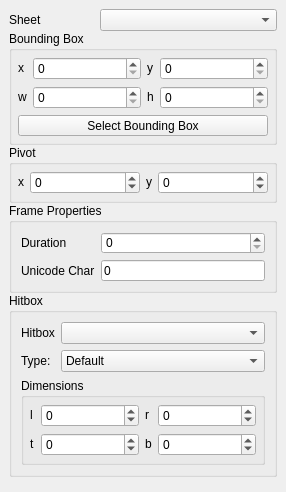
     <widget class="QWidget" name="framePage">
      <property name="geometry">
       <rect>
        <x>0</x>
        <y>0</y>
        <width>286</width>
        <height>492</height>
       </rect>
      </property>
      <attribute name="label">
       <string>Frames (0 of 0, ID: 0)</string>
      </attribute>
      <layout class="QVBoxLayout" name="verticalLayout_2">
       <property name="leftMargin">
        <number>9</number>
       </property>
       <property name="topMargin">
        <number>9</number>
       </property>
       <property name="rightMargin">
        <number>9</number>
       </property>
       <property name="bottomMargin">
        <number>9</number>
       </property>
       <item>
        <widget class="QStackedWidget" name="frameWidget">
         <property name="currentIndex">
          <number>0</number>
         </property>
         <widget class="QWidget" name="sprFramePage">
          <layout class="QFormLayout" name="formLayout">
           <property name="leftMargin">
            <number>0</number>
           </property>
           <property name="topMargin">
            <number>0</number>
           </property>
           <property name="rightMargin">
            <number>0</number>
           </property>
           <property name="bottomMargin">
            <number>0</number>
           </property>
           <item row="0" column="0" colspan="2">
            <layout class="QGridLayout" name="gridLayout_2">
             <property name="bottomMargin">
              <number>6</number>
             </property>
             <property name="horizontalSpacing">
              <number>6</number>
             </property>
             <property name="verticalSpacing">
              <number>0</number>
             </property>
             <item row="0" column="0">
              <widget class="QLabel" name="label_6">
               <property name="text">
                <string>Sheet</string>
               </property>
              </widget>
             </item>
             <item row="5" column="0" colspan="3">
              <widget class="QGroupBox" name="groupBox_5">
               <property name="title">
                <string>Hitbox</string>
               </property>
               <layout class="QGridLayout" name="gridLayout_9">
                <item row="0" column="0">
                 <widget class="QLabel" name="label_10">
                  <property name="sizePolicy">
                   <sizepolicy hsizetype="Fixed" vsizetype="Fixed">
                    <horstretch>0</horstretch>
                    <verstretch>0</verstretch>
                   </sizepolicy>
                  </property>
                  <property name="text">
                   <string>Hitbox</string>
                  </property>
                 </widget>
                </item>
                <item row="2" column="0" colspan="2">
                 <widget class="QGroupBox" name="groupBox_6">
                  <property name="title">
                   <string>Dimensions</string>
                  </property>
                  <layout class="QGridLayout" name="gridLayout_8">
                   <property name="leftMargin">
                    <number>6</number>
                   </property>
                   <property name="topMargin">
                    <number>6</number>
                   </property>
                   <property name="rightMargin">
                    <number>6</number>
                   </property>
                   <property name="bottomMargin">
                    <number>6</number>
                   </property>
                   <item row="1" column="0">
                    <widget class="QLabel" name="label_13">
                     <property name="sizePolicy">
                      <sizepolicy hsizetype="Fixed" vsizetype="Fixed">
                       <horstretch>0</horstretch>
                       <verstretch>0</verstretch>
                      </sizepolicy>
                     </property>
                     <property name="text">
                      <string>l</string>
                     </property>
                    </widget>
                   </item>
                   <item row="1" column="2">
                    <widget class="QLabel" name="label_14">
                     <property name="sizePolicy">
                      <sizepolicy hsizetype="Fixed" vsizetype="Fixed">
                       <horstretch>0</horstretch>
                       <verstretch>0</verstretch>
                      </sizepolicy>
                     </property>
                     <property name="text">
                      <string>r</string>
                     </property>
                    </widget>
                   </item>
                   <item row="1" column="1">
                    <widget class="QSpinBox" name="hitboxL">
                     <property name="toolTip">
                      <string>&lt;html&gt;&lt;head/&gt;&lt;body&gt;&lt;p&gt;How far left the hitbox extends (negative values mean further left of center, positive values mean further right from center)&lt;/p&gt;&lt;/body&gt;&lt;/html&gt;</string>
                     </property>
                     <property name="minimum">
                      <number>-32768</number>
                     </property>
                     <property name="maximum">
                      <number>32767</number>
                     </property>
                    </widget>
                   </item>
                   <item row="2" column="3">
                    <widget class="QSpinBox" name="hitboxB">
                     <property name="toolTip">
                      <string>&lt;html&gt;&lt;head/&gt;&lt;body&gt;&lt;p&gt;How far down the hitbox extends (negative values mean further up from center, positive values mean further down from center)&lt;/p&gt;&lt;/body&gt;&lt;/html&gt;</string>
                     </property>
                     <property name="minimum">
                      <number>-32768</number>
                     </property>
                     <property name="maximum">
                      <number>32767</number>
                     </property>
                    </widget>
                   </item>
                   <item row="2" column="2">
                    <widget class="QLabel" name="label_11">
                     <property name="sizePolicy">
                      <sizepolicy hsizetype="Fixed" vsizetype="Fixed">
                       <horstretch>0</horstretch>
                       <verstretch>0</verstretch>
                      </sizepolicy>
                     </property>
                     <property name="text">
                      <string>b</string>
                     </property>
                    </widget>
                   </item>
                   <item row="2" column="1">
                    <widget class="QSpinBox" name="hitboxT">
                     <property name="toolTip">
                      <string>&lt;html&gt;&lt;head/&gt;&lt;body&gt;&lt;p&gt;How far up the hitbox extends (negative values mean further up from center, positive values mean further down from center)&lt;/p&gt;&lt;/body&gt;&lt;/html&gt;</string>
                     </property>
                     <property name="minimum">
                      <number>-32768</number>
                     </property>
                     <property name="maximum">
                      <number>32767</number>
                     </property>
                    </widget>
                   </item>
                   <item row="1" column="3">
                    <widget class="QSpinBox" name="hitboxR">
                     <property name="toolTip">
                      <string>&lt;html&gt;&lt;head/&gt;&lt;body&gt;&lt;p&gt;How far right the hitbox extends (negative values mean further left of center, positive values mean further right from center)&lt;/p&gt;&lt;/body&gt;&lt;/html&gt;</string>
                     </property>
                     <property name="minimum">
                      <number>-32768</number>
                     </property>
                     <property name="maximum">
                      <number>32767</number>
                     </property>
                    </widget>
                   </item>
                   <item row="2" column="0">
                    <widget class="QLabel" name="label_12">
                     <property name="sizePolicy">
                      <sizepolicy hsizetype="Fixed" vsizetype="Fixed">
                       <horstretch>0</horstretch>
                       <verstretch>0</verstretch>
                      </sizepolicy>
                     </property>
                     <property name="text">
                      <string>t</string>
                     </property>
                    </widget>
                   </item>
                  </layout>
                 </widget>
                </item>
                <item row="0" column="1">
                 <widget class="QComboBox" name="hitboxType">
                  <property name="toolTip">
                   <string>Displayed Hitbox</string>
                  </property>
                 </widget>
                </item>
                <item row="1" column="0">
                 <widget class="QLabel" name="label_20">
                  <property name="text">
                   <string>Type:</string>
                  </property>
                 </widget>
                </item>
                <item row="1" column="1">
                 <widget class="QComboBox" name="hitboxID">
                  <item>
                   <property name="text">
                    <string>Default</string>
                   </property>
                  </item>
                 </widget>
                </item>
               </layout>
              </widget>
             </item>
             <item row="3" column="0" colspan="3">
              <widget class="QGroupBox" name="groupBox_3">
               <property name="title">
                <string>Pivot</string>
               </property>
               <layout class="QGridLayout" name="gridLayout_5">
                <property name="leftMargin">
                 <number>6</number>
                </property>
                <property name="topMargin">
                 <number>6</number>
                </property>
                <property name="rightMargin">
                 <number>6</number>
                </property>
                <property name="bottomMargin">
                 <number>6</number>
                </property>
                <item row="2" column="3">
                 <widget class="QSpinBox" name="offsetY">
                  <property name="toolTip">
                   <string>How far to offset the sprite vertically</string>
                  </property>
                  <property name="minimum">
                   <number>-32768</number>
                  </property>
                  <property name="maximum">
                   <number>32767</number>
                  </property>
                 </widget>
                </item>
                <item row="2" column="2">
                 <widget class="QLabel" name="label_9">
                  <property name="sizePolicy">
                   <sizepolicy hsizetype="Fixed" vsizetype="Fixed">
                    <horstretch>0</horstretch>
                    <verstretch>0</verstretch>
                   </sizepolicy>
                  </property>
                  <property name="text">
                   <string>y</string>
                  </property>
                 </widget>
                </item>
                <item row="2" column="0">
                 <widget class="QLabel" name="label_8">
                  <property name="sizePolicy">
                   <sizepolicy hsizetype="Fixed" vsizetype="Fixed">
                    <horstretch>0</horstretch>
                    <verstretch>0</verstretch>
                   </sizepolicy>
                  </property>
                  <property name="text">
                   <string>x</string>
                  </property>
                 </widget>
                </item>
                <item row="2" column="1">
                 <widget class="QSpinBox" name="offsetX">
                  <property name="toolTip">
                   <string>How far to offset the sprite horizontally</string>
                  </property>
                  <property name="minimum">
                   <number>-32768</number>
                  </property>
                  <property name="maximum">
                   <number>32767</number>
                  </property>
                 </widget>
                </item>
               </layout>
              </widget>
             </item>
             <item row="2" column="0" colspan="3">
              <widget class="QGroupBox" name="groupBox_2">
               <property name="title">
                <string>Bounding Box</string>
               </property>
               <layout class="QGridLayout" name="gridLayout_4">
                <property name="leftMargin">
                 <number>6</number>
                </property>
                <property name="topMargin">
                 <number>6</number>
                </property>
                <property name="rightMargin">
                 <number>6</number>
                </property>
                <property name="bottomMargin">
                 <number>6</number>
                </property>
                <item row="0" column="0">
                 <widget class="QLabel" name="label_2">
                  <property name="sizePolicy">
                   <sizepolicy hsizetype="Fixed" vsizetype="Fixed">
                    <horstretch>0</horstretch>
                    <verstretch>0</verstretch>
                   </sizepolicy>
                  </property>
                  <property name="text">
                   <string>x</string>
                  </property>
                 </widget>
                </item>
                <item row="2" column="0" colspan="4">
                 <widget class="QToolButton" name="selBoundBox">
                  <property name="sizePolicy">
                   <sizepolicy hsizetype="Preferred" vsizetype="Fixed">
                    <horstretch>0</horstretch>
                    <verstretch>0</verstretch>
                   </sizepolicy>
                  </property>
                  <property name="text">
                   <string>Select Bounding Box</string>
                  </property>
                  <property name="shortcut">
                   <string>Ctrl+Space</string>
                  </property>
                 </widget>
                </item>
                <item row="1" column="1">
                 <widget class="QSpinBox" name="boundingBoxW">
                  <property name="toolTip">
                   <string>Width of the frame</string>
                  </property>
                  <property name="maximum">
                   <number>65535</number>
                  </property>
                 </widget>
                </item>
                <item row="1" column="3">
                 <widget class="QSpinBox" name="boundingBoxH">
                  <property name="toolTip">
                   <string>&lt;html&gt;&lt;head/&gt;&lt;body&gt;&lt;p&gt;Height of the frame&lt;/p&gt;&lt;/body&gt;&lt;/html&gt;</string>
                  </property>
                  <property name="maximum">
                   <number>65535</number>
                  </property>
                 </widget>
                </item>
                <item row="0" column="1">
                 <widget class="QSpinBox" name="boundingBoxX">
                  <property name="toolTip">
                   <string>Sheet XPos of the sprite frame</string>
                  </property>
                  <property name="maximum">
                   <number>65535</number>
                  </property>
                 </widget>
                </item>
                <item row="0" column="3">
                 <widget class="QSpinBox" name="boundingBoxY">
                  <property name="toolTip">
                   <string>Sheet YPos of the sprite frame</string>
                  </property>
                  <property name="maximum">
                   <number>65535</number>
                  </property>
                 </widget>
                </item>
                <item row="1" column="2">
                 <widget class="QLabel" name="label_5">
                  <property name="sizePolicy">
                   <sizepolicy hsizetype="Fixed" vsizetype="Fixed">
                    <horstretch>0</horstretch>
                    <verstretch>0</verstretch>
                   </sizepolicy>
                  </property>
                  <property name="text">
                   <string>h</string>
                  </property>
                 </widget>
                </item>
                <item row="0" column="2">
                 <widget class="QLabel" name="label_4">
                  <property name="sizePolicy">
                   <sizepolicy hsizetype="Fixed" vsizetype="Fixed">
                    <horstretch>0</horstretch>
                    <verstretch>0</verstretch>
                   </sizepolicy>
                  </property>
                  <property name="text">
                   <string>y</string>
                  </property>
                 </widget>
                </item>
                <item row="1" column="0">
                 <widget class="QLabel" name="label_3">
                  <property name="sizePolicy">
                   <sizepolicy hsizetype="Fixed" vsizetype="Fixed">
                    <horstretch>0</horstretch>
                    <verstretch>0</verstretch>
                   </sizepolicy>
                  </property>
                  <property name="text">
                   <string>w</string>
                  </property>
                 </widget>
                </item>
               </layout>
              </widget>
             </item>
             <item row="0" column="1" colspan="2">
              <widget class="QComboBox" name="sheetID">
               <property name="toolTip">
                <string>Sheet used by the frame</string>
               </property>
              </widget>
             </item>
             <item row="4" column="0" colspan="3">
              <widget class="QGroupBox" name="groupBox_4">
               <property name="minimumSize">
                <size>
                 <width>0</width>
                 <height>90</height>
                </size>
               </property>
               <property name="title">
                <string>Frame Properties</string>
               </property>
               <layout class="QGridLayout" name="gridLayout_6">
                <item row="0" column="0">
                 <widget class="QLabel" name="label">
                  <property name="sizePolicy">
                   <sizepolicy hsizetype="Fixed" vsizetype="Fixed">
                    <horstretch>0</horstretch>
                    <verstretch>0</verstretch>
                   </sizepolicy>
                  </property>
                  <property name="text">
                   <string>Duration</string>
                  </property>
                 </widget>
                </item>
                <item row="0" column="1">
                 <widget class="QSpinBox" name="duration">
                  <property name="toolTip">
                   <string>How many in-game frames this frame lasts for</string>
                  </property>
                  <property name="maximum">
                   <number>65535</number>
                  </property>
                 </widget>
                </item>
                <item row="1" column="0">
                 <widget class="QLabel" name="label_25">
                  <property name="text">
                   <string>Unicode Char</string>
                  </property>
                 </widget>
                </item>
                <item row="1" column="1">
                 <widget class="QLineEdit" name="id">
                  <property name="text">
                   <string>0</string>
                  </property>
                  <property name="maxLength">
                   <number>1</number>
                  </property>
                 </widget>
                </item>
               </layout>
              </widget>
             </item>
            </layout>
           </item>
          </layout>
         </widget>
        </widget>
       </item>
      </layout>
     </widget>
